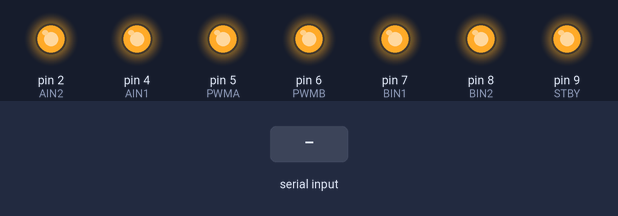
A sketch run on a simulated Arduino Uno, built with avr-gcc and run on an emulated ATmega328P. Parts: output pins drawn as LEDs (lit = HIGH). The inputs (shaded band) are chosen by the test bench.

Above: at 1.2 s.
1.3 s: "a" received over Serial
At 2.1 s:
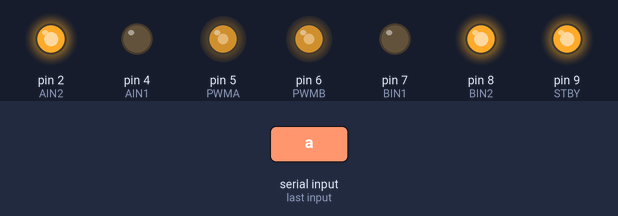
3.8 s: "b" received over Serial
At 4.2 s:
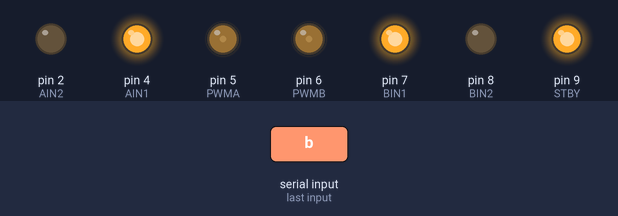
Timing chart, 0 to 6.8 s (numbered marks = the images above; inputs shaded):
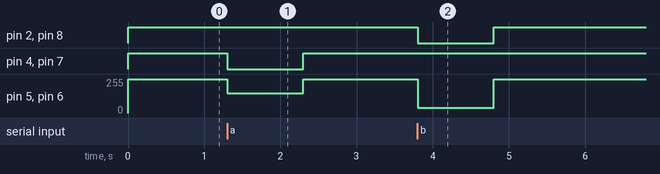

The sketch:

PuenteArduino.ino
```cpp
int PWMA = 5;
int AIN2 = 2;
int AIN1 = 4;
int STBY = 9;
int BIN1 = 7;
int BIN2 = 8;
int PWMB = 6;

boolean Estado = false;

void setup() {
  Serial.begin(9600);
  pinMode(PWMA, OUTPUT);
  pinMode(AIN2, OUTPUT);
  pinMode(AIN1, OUTPUT);
  pinMode(STBY, OUTPUT);
  pinMode(BIN1, OUTPUT);
  pinMode(BIN2, OUTPUT);
  pinMode(PWMB, OUTPUT);

  digitalWrite(STBY, 1);
}

void loop() {
  if (Serial.available()) {
    char Letra = Serial.read();
    if ((Letra == 'a' || Letra == 'A') && !Estado ) {
      Subir();
      Alto();
      Estado = true;
    }
    else if ((Letra == 'b' || Letra == 'B') && Estado) {
      Bajar();
      Espera();
      Estado = false;
    }
  }
  Alto();
}

void Subir() {
  //Inicio Subir
  digitalWrite(AIN2, 1);
  digitalWrite(AIN1, 0);
  analogWrite(PWMA, 150);//0 - 255

  digitalWrite(BIN2, 1);
  digitalWrite(BIN1, 0);
  analogWrite(PWMB, 150);//0 - 255
  delay(1000);
}

void Alto() {
  //Ariba
  digitalWrite(AIN2, 1);
  digitalWrite(AIN1, 1);
  analogWrite(PWMA, 255);//0 - 255

  digitalWrite(BIN2, 1);
  digitalWrite(BIN1, 1);
  analogWrite(PWMB, 255);//0 -
}

void Bajar() {
  //Bajando
  digitalWrite(AIN2, 0);
  digitalWrite(AIN1, 1);
  analogWrite(PWMA, 40);//0 - 255

  digitalWrite(BIN2, 0);
  digitalWrite(BIN1, 1);
  analogWrite(PWMB, 40);//0 - 255
  delay(1000);
}

void Espera() {
  //Reposo
  digitalWrite(AIN2, 0);
  digitalWrite(AIN1, 0);
  analogWrite(PWMA, 0);//0 - 255

  digitalWrite(BIN2, 0);
  digitalWrite(BIN1, 0);
  analogWrite(PWMB, 0);//0 - 255
}
```

Measured:
- after the input at 1.3 s, pin 4 (AIN1), pin 7 (BIN1): HIGH → LOW at once, → HIGH 1.0 s later; pin 5 (PWMA), pin 6 (PWMB): 255/255 → 150/255 at once, → 255/255 1.0 s later
- after the input at 3.8 s, pin 2 (AIN2), pin 8 (BIN2): HIGH → LOW at once, → HIGH 1.0 s later; pin 5 (PWMA), pin 6 (PWMB): 255/255 → 40/255 at once, → 255/255 1.0 s later
